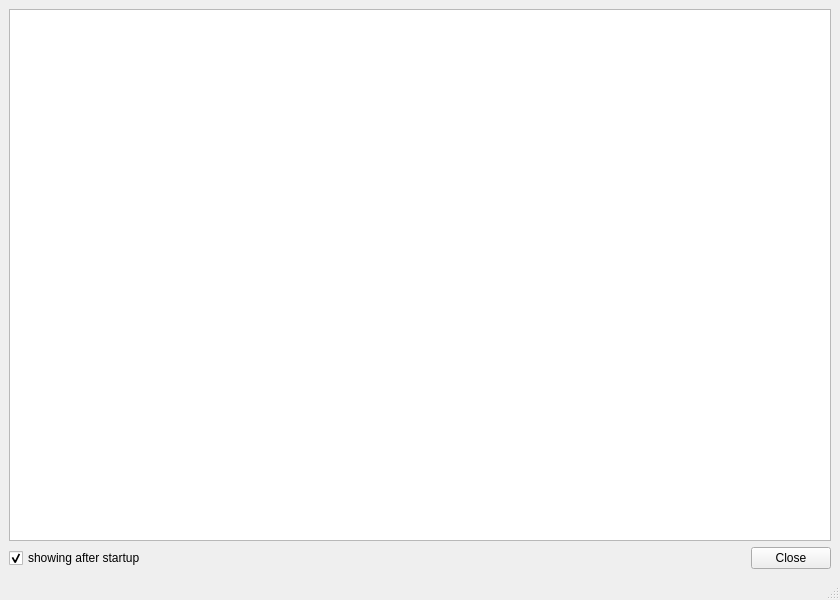
<?xml version="1.0" encoding="UTF-8"?>
<ui version="4.0">
 <class>StartWindow</class>
 <widget class="QMainWindow" name="StartWindow">
  <property name="geometry">
   <rect>
    <x>0</x>
    <y>0</y>
    <width>840</width>
    <height>600</height>
   </rect>
  </property>
  <property name="windowTitle">
   <string>Getting started</string>
  </property>
  <widget class="QWidget" name="centralwidget">
   <layout class="QGridLayout" name="gridLayout" columnstretch="1,0">
    <item row="1" column="0">
     <widget class="QCheckBox" name="checkBox">
      <property name="text">
       <string>showing after startup</string>
      </property>
      <property name="checked">
       <bool>true</bool>
      </property>
     </widget>
    </item>
    <item row="1" column="1">
     <widget class="QPushButton" name="pushButton">
      <property name="text">
       <string>Close</string>
      </property>
     </widget>
    </item>
    <item row="0" column="0" colspan="2">
     <widget class="QTextBrowser" name="textBrowser"/>
    </item>
   </layout>
  </widget>
  <widget class="QStatusBar" name="statusbar"/>
 </widget>
 <resources/>
 <connections>
  <connection>
   <sender>pushButton</sender>
   <signal>clicked()</signal>
   <receiver>StartWindow</receiver>
   <slot>close()</slot>
   <hints>
    <hint type="sourcelabel">
     <x>794</x>
     <y>559</y>
    </hint>
    <hint type="destinationlabel">
     <x>837</x>
     <y>542</y>
    </hint>
   </hints>
  </connection>
 </connections>
</ui>
